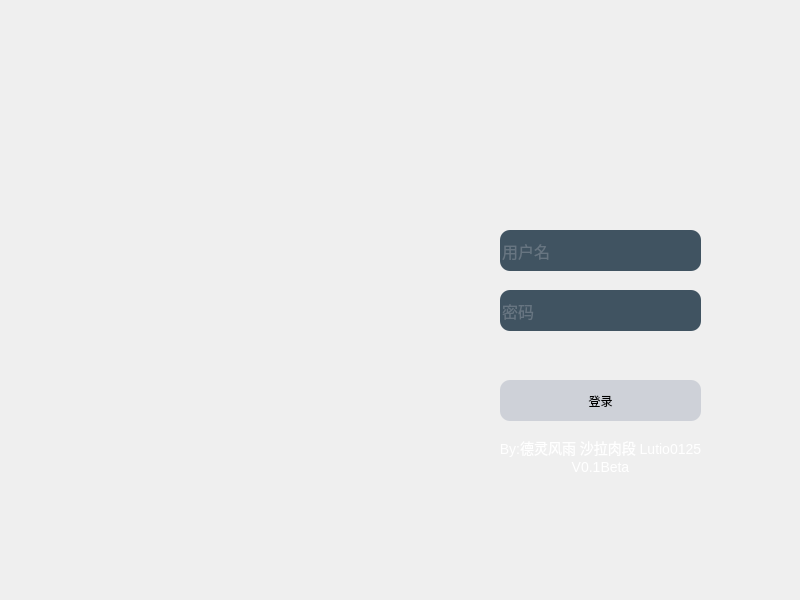
<?xml version="1.0" encoding="UTF-8"?>
<ui version="4.0">
 <class>MainWindow</class>
 <widget class="QMainWindow" name="MainWindow">
  <property name="geometry">
   <rect>
    <x>0</x>
    <y>0</y>
    <width>800</width>
    <height>600</height>
   </rect>
  </property>
  <property name="minimumSize">
   <size>
    <width>800</width>
    <height>600</height>
   </size>
  </property>
  <property name="maximumSize">
   <size>
    <width>800</width>
    <height>600</height>
   </size>
  </property>
  <property name="windowTitle">
   <string>MainWindow</string>
  </property>
  <widget class="QWidget" name="centralwidget">
   <widget class="QStackedWidget" name="stackedWidget">
    <property name="geometry">
     <rect>
      <x>0</x>
      <y>0</y>
      <width>801</width>
      <height>601</height>
     </rect>
    </property>
    <property name="currentIndex">
     <number>0</number>
    </property>
    <widget class="QWidget" name="login_page">
     <property name="styleSheet">
      <string notr="true">QWidget{
	background-image: url(:/src/background.jpg);
}	
QLineEdit{
color:#8d98a1;
background-color:#405361;
font-size:16px;
border-style:outset;
border-radius:10px;
font-style:MingLiU-ExtB;
}
QPushButton{
background:#ced1d8;
border-style:outset;
border-radius:10px;
font-style:MingLiU-ExtB;
}
QPushButton:pressed{
background-color:rgb(224,0,0);
border-style:inset;
font-style:MingLiU-ExtB;
}
QCheckBox{
background:rgba(85,170,255,0);
color:white;
font-style:MingLiU-ExtB;
}
QLabel{
background:rgba(85,170,255,0);
color:white;
font-style:MingLiU-ExtB;
font-size:14px;
}</string>
     </property>
     <widget class="QPushButton" name="login_btn">
      <property name="geometry">
       <rect>
        <x>500</x>
        <y>380</y>
        <width>201</width>
        <height>41</height>
       </rect>
      </property>
      <property name="text">
       <string>登录</string>
      </property>
     </widget>
     <widget class="QLineEdit" name="password_line">
      <property name="geometry">
       <rect>
        <x>500</x>
        <y>290</y>
        <width>201</width>
        <height>41</height>
       </rect>
      </property>
      <property name="echoMode">
       <enum>QLineEdit::Password</enum>
      </property>
      <property name="placeholderText">
       <string>密码</string>
      </property>
     </widget>
     <widget class="QLineEdit" name="username_line">
      <property name="geometry">
       <rect>
        <x>500</x>
        <y>230</y>
        <width>201</width>
        <height>41</height>
       </rect>
      </property>
      <property name="placeholderText">
       <string>用户名</string>
      </property>
     </widget>
     <widget class="QLabel" name="information_lab">
      <property name="geometry">
       <rect>
        <x>500</x>
        <y>347</y>
        <width>221</width>
        <height>21</height>
       </rect>
      </property>
      <property name="text">
       <string/>
      </property>
      <property name="alignment">
       <set>Qt::AlignCenter</set>
      </property>
     </widget>
     <widget class="QLabel" name="label_8">
      <property name="geometry">
       <rect>
        <x>490</x>
        <y>430</y>
        <width>221</width>
        <height>51</height>
       </rect>
      </property>
      <property name="text">
       <string>By:德灵风雨 沙拉肉段 Lutio0125
V0.1Beta</string>
      </property>
      <property name="alignment">
       <set>Qt::AlignCenter</set>
      </property>
     </widget>
    </widget>
    <widget class="QWidget" name="mainWindow_page">
     <property name="styleSheet">
      <string notr="true"/>
     </property>
     <widget class="QTableWidget" name="tableWidget">
      <property name="geometry">
       <rect>
        <x>0</x>
        <y>50</y>
        <width>801</width>
        <height>501</height>
       </rect>
      </property>
      <column>
       <property name="text">
        <string>ID</string>
       </property>
       <property name="textAlignment">
        <set>AlignCenter</set>
       </property>
      </column>
      <column>
       <property name="text">
        <string>姓名</string>
       </property>
       <property name="textAlignment">
        <set>AlignCenter</set>
       </property>
      </column>
      <column>
       <property name="text">
        <string>班级</string>
       </property>
       <property name="textAlignment">
        <set>AlignCenter</set>
       </property>
      </column>
      <column>
       <property name="text">
        <string>事件</string>
       </property>
       <property name="textAlignment">
        <set>AlignCenter</set>
       </property>
      </column>
      <column>
       <property name="text">
        <string>时间</string>
       </property>
       <property name="textAlignment">
        <set>AlignCenter</set>
       </property>
      </column>
      <column>
       <property name="text">
        <string>详情</string>
       </property>
       <property name="textAlignment">
        <set>AlignCenter</set>
       </property>
      </column>
     </widget>
     <widget class="QPushButton" name="export_btn">
      <property name="geometry">
       <rect>
        <x>500</x>
        <y>560</y>
        <width>141</width>
        <height>31</height>
       </rect>
      </property>
      <property name="text">
       <string>导出Excel</string>
      </property>
     </widget>
     <widget class="QPushButton" name="return_btn">
      <property name="geometry">
       <rect>
        <x>660</x>
        <y>560</y>
        <width>131</width>
        <height>31</height>
       </rect>
      </property>
      <property name="text">
       <string>返回</string>
      </property>
     </widget>
     <widget class="QLabel" name="lineNumber_lab">
      <property name="geometry">
       <rect>
        <x>10</x>
        <y>560</y>
        <width>321</width>
        <height>31</height>
       </rect>
      </property>
      <property name="text">
       <string>共有n条信息</string>
      </property>
     </widget>
     <widget class="QPushButton" name="delInformation_btn">
      <property name="geometry">
       <rect>
        <x>340</x>
        <y>560</y>
        <width>141</width>
        <height>31</height>
       </rect>
      </property>
      <property name="text">
       <string>删除选中</string>
      </property>
     </widget>
     <widget class="QWidget" name="layoutWidget">
      <property name="geometry">
       <rect>
        <x>350</x>
        <y>20</y>
        <width>441</width>
        <height>28</height>
       </rect>
      </property>
      <layout class="QHBoxLayout" name="horizontalLayout">
       <item>
        <widget class="QLabel" name="label">
         <property name="text">
          <string>搜索条件：</string>
         </property>
         <property name="alignment">
          <set>Qt::AlignCenter</set>
         </property>
        </widget>
       </item>
       <item>
        <widget class="QComboBox" name="serchItem">
         <item>
          <property name="text">
           <string>ID</string>
          </property>
         </item>
         <item>
          <property name="text">
           <string>姓名</string>
          </property>
         </item>
         <item>
          <property name="text">
           <string>时间</string>
          </property>
         </item>
         <item>
          <property name="text">
           <string>班级</string>
          </property>
         </item>
        </widget>
       </item>
       <item>
        <widget class="QLineEdit" name="serchInformation_line">
         <property name="maximumSize">
          <size>
           <width>200</width>
           <height>16777215</height>
          </size>
         </property>
         <property name="placeholderText">
          <string>搜索内容...</string>
         </property>
        </widget>
       </item>
       <item>
        <widget class="QPushButton" name="serch_btn">
         <property name="text">
          <string>搜索</string>
         </property>
        </widget>
       </item>
      </layout>
     </widget>
    </widget>
    <widget class="QWidget" name="mainWindow_page_2">
     <property name="styleSheet">
      <string notr="true">QWidget{
	background-image: url(:/src/img1.png);
}
QLineEdit{
color:#8d98a1;
background-color:#405361;
font-size:16px;
border-style:outset;
border-radius:10px;
font-style:MingLiU-ExtB;
}
QPushButton{
background:#ced1d8;
border-style:outset;
border-radius:10px;
font-style:MingLiU-ExtB;
}
QPushButton:pressed{
background-color:rgb(224,0,0);
border-style:inset;
font-style:MingLiU-ExtB;
}
QCheckBox{
background:rgba(85,170,255,0);
color:white;
font-style:MingLiU-ExtB;
}
QLabel{
background:rgba(85,170,255,0);
color:white;
font-style:MingLiU-ExtB;
font-size:14px;
}</string>
     </property>
     <widget class="QPushButton" name="pushButton">
      <property name="geometry">
       <rect>
        <x>550</x>
        <y>360</y>
        <width>141</width>
        <height>41</height>
       </rect>
      </property>
      <property name="text">
       <string>退出登录</string>
      </property>
     </widget>
     <widget class="QPushButton" name="toSerchWindow_btn">
      <property name="geometry">
       <rect>
        <x>550</x>
        <y>280</y>
        <width>141</width>
        <height>41</height>
       </rect>
      </property>
      <property name="text">
       <string>查询/删除</string>
      </property>
     </widget>
     <widget class="QPushButton" name="insert_btn">
      <property name="geometry">
       <rect>
        <x>550</x>
        <y>200</y>
        <width>141</width>
        <height>41</height>
       </rect>
      </property>
      <property name="text">
       <string>录入/修改</string>
      </property>
     </widget>
    </widget>
    <widget class="QWidget" name="insert_page">
     <widget class="QPushButton" name="return_btn_2">
      <property name="geometry">
       <rect>
        <x>650</x>
        <y>560</y>
        <width>131</width>
        <height>31</height>
       </rect>
      </property>
      <property name="text">
       <string>返回</string>
      </property>
     </widget>
     <widget class="QGroupBox" name="groupBox">
      <property name="geometry">
       <rect>
        <x>10</x>
        <y>20</y>
        <width>771</width>
        <height>321</height>
       </rect>
      </property>
      <property name="title">
       <string>录入</string>
      </property>
      <widget class="QLabel" name="label_2">
       <property name="geometry">
        <rect>
         <x>10</x>
         <y>30</y>
         <width>81</width>
         <height>31</height>
        </rect>
       </property>
       <property name="text">
        <string>姓名*：</string>
       </property>
       <property name="alignment">
        <set>Qt::AlignRight|Qt::AlignTrailing|Qt::AlignVCenter</set>
       </property>
      </widget>
      <widget class="QLineEdit" name="studentName_line">
       <property name="geometry">
        <rect>
         <x>100</x>
         <y>30</y>
         <width>261</width>
         <height>31</height>
        </rect>
       </property>
      </widget>
      <widget class="QLabel" name="label_3">
       <property name="geometry">
        <rect>
         <x>10</x>
         <y>70</y>
         <width>81</width>
         <height>31</height>
        </rect>
       </property>
       <property name="text">
        <string>班级*：</string>
       </property>
       <property name="alignment">
        <set>Qt::AlignRight|Qt::AlignTrailing|Qt::AlignVCenter</set>
       </property>
      </widget>
      <widget class="QLineEdit" name="studentClass_line">
       <property name="geometry">
        <rect>
         <x>100</x>
         <y>70</y>
         <width>261</width>
         <height>31</height>
        </rect>
       </property>
      </widget>
      <widget class="QLabel" name="label_4">
       <property name="geometry">
        <rect>
         <x>340</x>
         <y>30</y>
         <width>81</width>
         <height>31</height>
        </rect>
       </property>
       <property name="text">
        <string>日期：</string>
       </property>
       <property name="alignment">
        <set>Qt::AlignRight|Qt::AlignTrailing|Qt::AlignVCenter</set>
       </property>
      </widget>
      <widget class="QCalendarWidget" name="studentDate_date">
       <property name="geometry">
        <rect>
         <x>430</x>
         <y>30</y>
         <width>341</width>
         <height>231</height>
        </rect>
       </property>
      </widget>
      <widget class="QLabel" name="label_5">
       <property name="geometry">
        <rect>
         <x>10</x>
         <y>110</y>
         <width>81</width>
         <height>31</height>
        </rect>
       </property>
       <property name="text">
        <string>事件*：</string>
       </property>
       <property name="alignment">
        <set>Qt::AlignRight|Qt::AlignTrailing|Qt::AlignVCenter</set>
       </property>
      </widget>
      <widget class="QLineEdit" name="studentEvent_line">
       <property name="geometry">
        <rect>
         <x>100</x>
         <y>110</y>
         <width>261</width>
         <height>31</height>
        </rect>
       </property>
      </widget>
      <widget class="QLabel" name="label_6">
       <property name="geometry">
        <rect>
         <x>10</x>
         <y>150</y>
         <width>81</width>
         <height>31</height>
        </rect>
       </property>
       <property name="text">
        <string>详细事件：</string>
       </property>
       <property name="alignment">
        <set>Qt::AlignRight|Qt::AlignTrailing|Qt::AlignVCenter</set>
       </property>
      </widget>
      <widget class="QPushButton" name="pushButton_2">
       <property name="geometry">
        <rect>
         <x>620</x>
         <y>270</y>
         <width>141</width>
         <height>41</height>
        </rect>
       </property>
       <property name="text">
        <string>录入</string>
       </property>
      </widget>
      <widget class="QLabel" name="tip_lab">
       <property name="geometry">
        <rect>
         <x>430</x>
         <y>270</y>
         <width>181</width>
         <height>41</height>
        </rect>
       </property>
       <property name="text">
        <string/>
       </property>
       <property name="alignment">
        <set>Qt::AlignCenter</set>
       </property>
      </widget>
      <widget class="QTextEdit" name="stuedntEventSpecific_line">
       <property name="geometry">
        <rect>
         <x>100</x>
         <y>160</y>
         <width>311</width>
         <height>151</height>
        </rect>
       </property>
      </widget>
     </widget>
     <widget class="QGroupBox" name="groupBox_2">
      <property name="geometry">
       <rect>
        <x>10</x>
        <y>350</y>
        <width>771</width>
        <height>201</height>
       </rect>
      </property>
      <property name="title">
       <string>修改</string>
      </property>
      <widget class="QLabel" name="label_7">
       <property name="geometry">
        <rect>
         <x>10</x>
         <y>30</y>
         <width>101</width>
         <height>31</height>
        </rect>
       </property>
       <property name="text">
        <string>事件编号：</string>
       </property>
       <property name="alignment">
        <set>Qt::AlignRight|Qt::AlignTrailing|Qt::AlignVCenter</set>
       </property>
      </widget>
      <widget class="QLineEdit" name="ID_line">
       <property name="geometry">
        <rect>
         <x>120</x>
         <y>30</y>
         <width>161</width>
         <height>31</height>
        </rect>
       </property>
      </widget>
      <widget class="QComboBox" name="change_Com">
       <property name="geometry">
        <rect>
         <x>300</x>
         <y>30</y>
         <width>121</width>
         <height>31</height>
        </rect>
       </property>
       <item>
        <property name="text">
         <string>姓名</string>
        </property>
       </item>
       <item>
        <property name="text">
         <string>班级</string>
        </property>
       </item>
       <item>
        <property name="text">
         <string>事件</string>
        </property>
       </item>
       <item>
        <property name="text">
         <string>详细事件</string>
        </property>
       </item>
      </widget>
      <widget class="QTextEdit" name="changeValue_line">
       <property name="geometry">
        <rect>
         <x>10</x>
         <y>70</y>
         <width>411</width>
         <height>121</height>
        </rect>
       </property>
       <property name="placeholderText">
        <string>更改内容....</string>
       </property>
      </widget>
      <widget class="QPushButton" name="change_btn">
       <property name="geometry">
        <rect>
         <x>440</x>
         <y>90</y>
         <width>321</width>
         <height>101</height>
        </rect>
       </property>
       <property name="font">
        <font>
         <pointsize>20</pointsize>
        </font>
       </property>
       <property name="text">
        <string>修改</string>
       </property>
      </widget>
      <widget class="QLabel" name="changeTip_lab">
       <property name="geometry">
        <rect>
         <x>440</x>
         <y>30</y>
         <width>321</width>
         <height>41</height>
        </rect>
       </property>
       <property name="text">
        <string/>
       </property>
       <property name="alignment">
        <set>Qt::AlignCenter</set>
       </property>
      </widget>
     </widget>
    </widget>
   </widget>
  </widget>
 </widget>
 <resources/>
 <connections/>
</ui>
